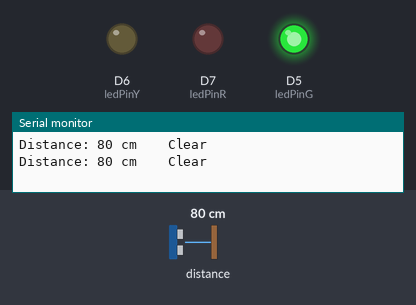
A sketch run on a simulated ESP8266 (NodeMCU). Shown: output pins drawn as LEDs (lit = HIGH), the last lines printed to the serial monitor. Wiring (inferred from the names in the program): ultrasonic range finder: trigger D4; echo D3. The test bench sets the inputs (shaded band); at power-on: distance to the obstacle 80 cm. The echo pulse lasts 58.3 µs per cm; pins used as bus, display or sensor lines are not drawn.

Above: at 1.8 s.
1.9 s: distance to the obstacle set to 23 cm
3.4 s: distance to the obstacle set to 19 cm
At 4.8 s:
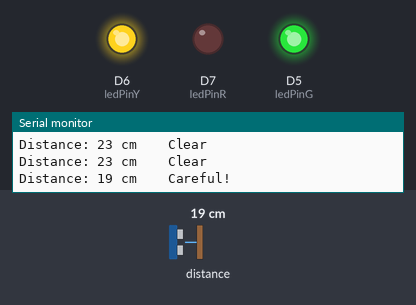
5.5 s: distance to the obstacle set to 12 cm
7.2 s: distance to the obstacle set to 9 cm
At 9.2 s:
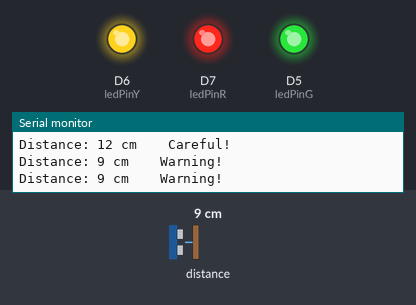
9.5 s: distance to the obstacle set to 18 cm
At 10.9 s:
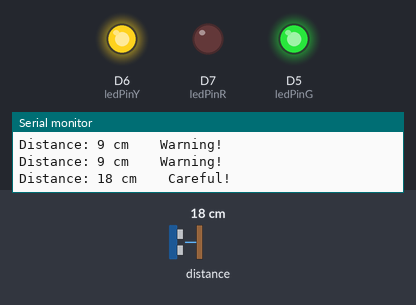
11.5 s: distance to the obstacle set to 2 cm
At 12.5 s:
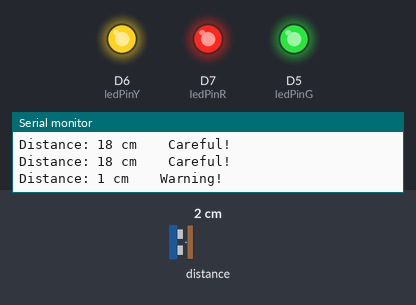
Timing chart, 0 to 14.5 s (numbered marks = the images above; inputs shaded):
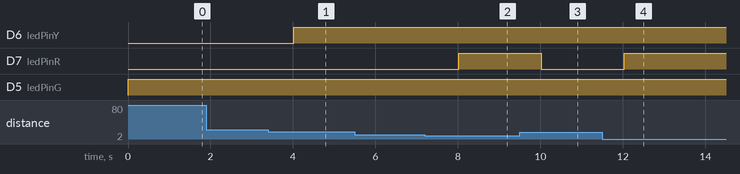

Measured:
- the behaviour switches between 21 and 20 cm on distance to the obstacle (found by bisection; images 0 and 1)
- the behaviour switches between 11 and 10 cm on distance to the obstacle (found by bisection; images 1 and 2)
- after the input at 3.4 s, D6 (ledPinY): LOW → HIGH after 0.62 s
- after the input at 7.2 s, D7 (ledPinR): LOW → HIGH after 0.82 s
- after the input at 9.5 s, D7 (ledPinR): HIGH → LOW after 0.52 s
- after the input at 11.5 s, D7 (ledPinR): LOW → HIGH after 0.53 s

The sketch:

ultrasonic_led.ino
```cpp
/*---------------------KRENOVATOR---------------------
  SMART DISTANCE & ALERT

  Demonstrates to aware of the distance using the
  ultrasonic sensor which can measure a distance
  in centimeter where the LED is responded when
  the threshold is reached.

  Get the code at github:
  https://github.com/MZulsyahmi/smart-distance-and-alert-using-mqtt.git

  by M.Zulsyahmi @krenovator
  September 2018
 */

//to initialize the pin used
int trigPin = D4;
int echoPin = D3;

int ledPinR = D7;
int ledPinY = D6;
int ledPinG = D5;

long duration;
long distance;

void setup() {
  pinMode(trigPin, OUTPUT);   //trigger pin as a receiver
  pinMode(echoPin, INPUT);    //echo pin as a transmitter

  pinMode(ledPinR, OUTPUT);   //led red for the result shows
  pinMode(ledPinY, OUTPUT);   //led yellow for the result shows
  pinMode(ledPinG, OUTPUT);   //led green for the result shows

  Serial.begin(9600);
}

void loop() {
  digitalWrite(trigPin, LOW);   //to set the trigger as off
  delayMicroseconds(5);

  digitalWrite(trigPin, HIGH);  //triggers on
  delayMicroseconds(10);

  digitalWrite(trigPin, LOW);   //set back to off

  duration = pulseIn(echoPin, HIGH);  //emits the ultrasonic
  distance = (duration/2)/29.1;       //formula for the distance in ultrasonic in cm

  Serial.print("\nDistance: ");
  Serial.print(distance);             //recall command to be displayed
  Serial.print(" cm");

  /*condition...if else command*/
  if(distance <= 10){     //less than 10cm to give a warning
    Serial.print("    Warning!");   //warning will pop up
    digitalWrite(ledPinR, HIGH);    //led will lights up
    digitalWrite(ledPinY, HIGH);    //led will lights up
  }

  else if (distance > 10 && distance <=20){   //between 10cm and 20cm to give a clear sign
    Serial.print("    Careful!");   //clear sign pop up
    digitalWrite(ledPinR, LOW);     //led red turns off
    digitalWrite(ledPinY, HIGH);    //led yellow turns ON
  }

  else if (distance > 20){    //greater than 20cm to give a clear sign
    Serial.print("    Clear");    //clear sign pop up
    digitalWrite(ledPinR, LOW);     //led red turns off
    digitalWrite(ledPinY, LOW);     //led yellow turns off
    digitalWrite(ledPinG, HIGH);    //led green turns ON
  }
  delay(1000);
}
```
